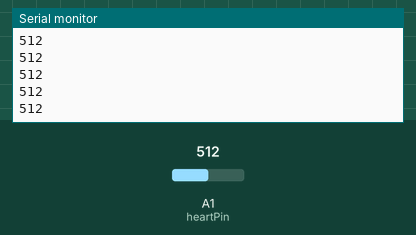
Recording of a sketch running on a simulated Arduino Uno, built with avr-gcc and run on an emulated ATmega328P. Shown: the last lines printed to the serial monitor. The inputs (shaded band) are chosen by the test bench; at power-on: A1 (heartPin) = 512.

Above: at 1.2 s.
1.3 s: A1 (heartPin) set to 716
At 2.0 s:
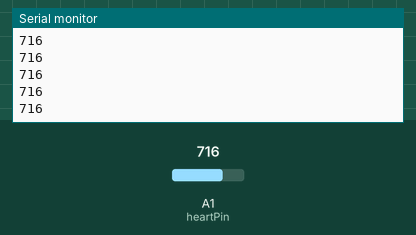
2.8 s: A1 (heartPin) set to 900
At 3.8 s:
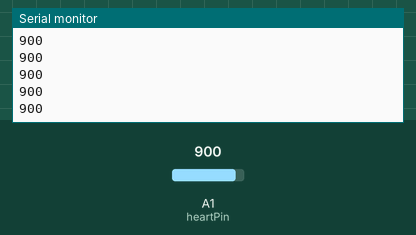
Timing chart, 0 to 5.8 s (numbered marks = the images above; inputs shaded):
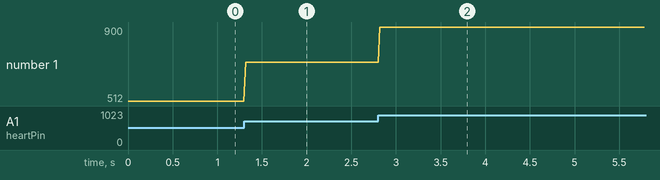

Measured:
- after the input at 1.3 s, the serial monitor: prints a new line at once (image 1)
- after the input at 2.8 s, the serial monitor: prints a new line at once (image 2)
- plotted number 1: 512 → 716 after the input at 1.3 s, 716 → 900 after the input at 2.8 s

The sketch:

graph_heart_rate.ino
```cpp
#define heartPin A1

void setup() {
  Serial.begin(9600);
}
void loop() {
  int heartValue = analogRead(heartPin);
  Serial.println(heartValue);
  delay(20);
}
```
